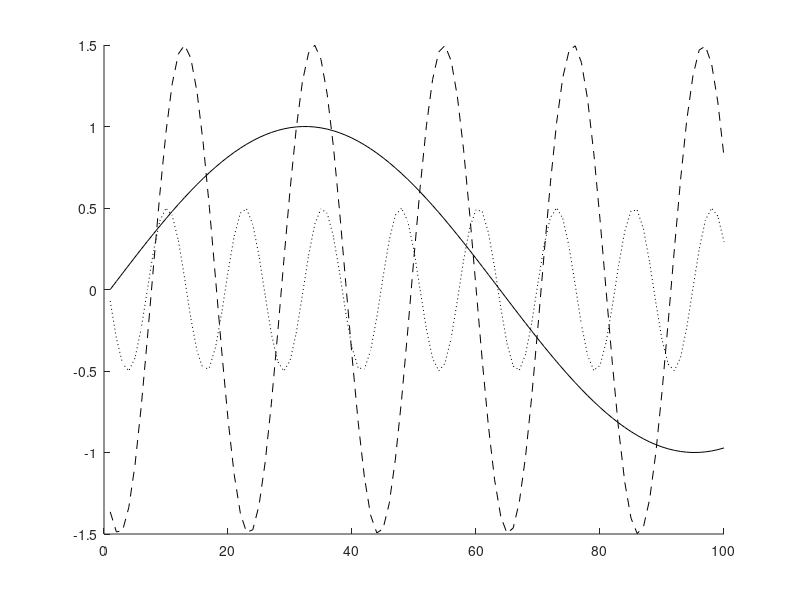
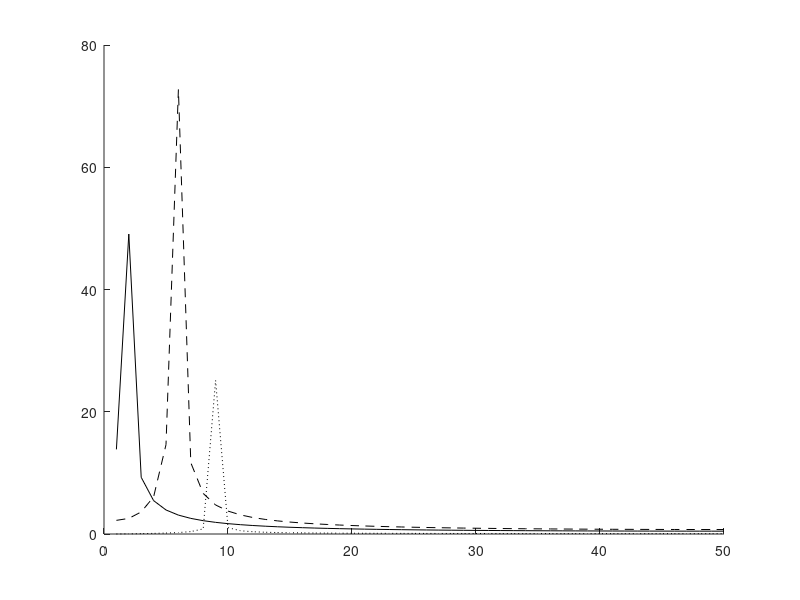
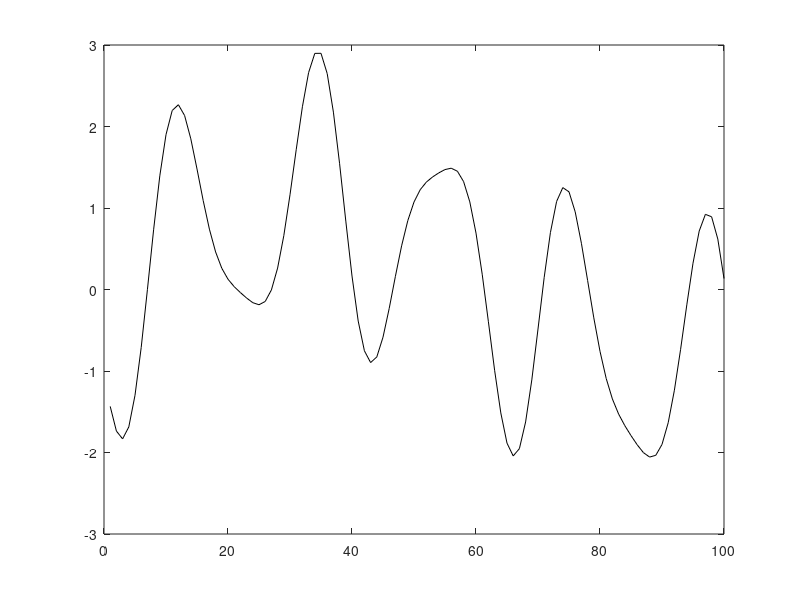

Recreate these plots in MATLAB, in order.
close all

x=[0:0.1:10]
time1 = sin(x/2)
time2 = 1.5*sin(3*x-2)
time3 = 0.5*sin(5*x-3)

sumOfWaves = time1 + time2 + time3

freq1 = fft(time1)
freq2 = fft(time2)
freq3 = fft(time3)

hold on 
plot(time1(1:100),'k')
plot(time2(1:100),'k--')
plot(time3(1:100),'k:')

figure
hold on
plot(abs(freq1(1:50)),'k')
plot(abs(freq2(1:50)),'k--')
plot(abs(freq3(1:50)),'k:')

figure
plot(sumOfWaves(1:100),'k')